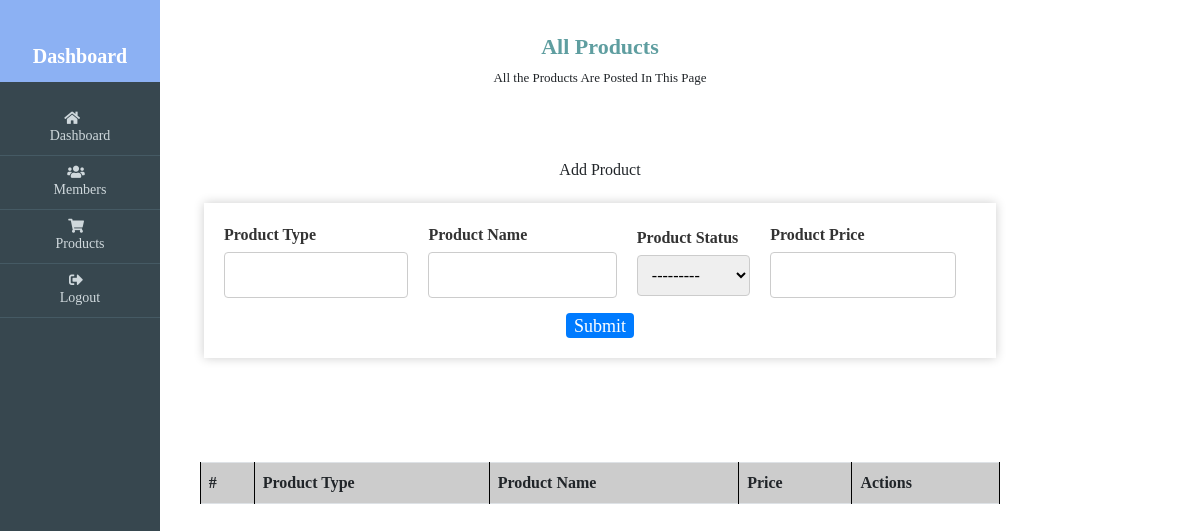
/products/, run on an earlier commit of the app's database.
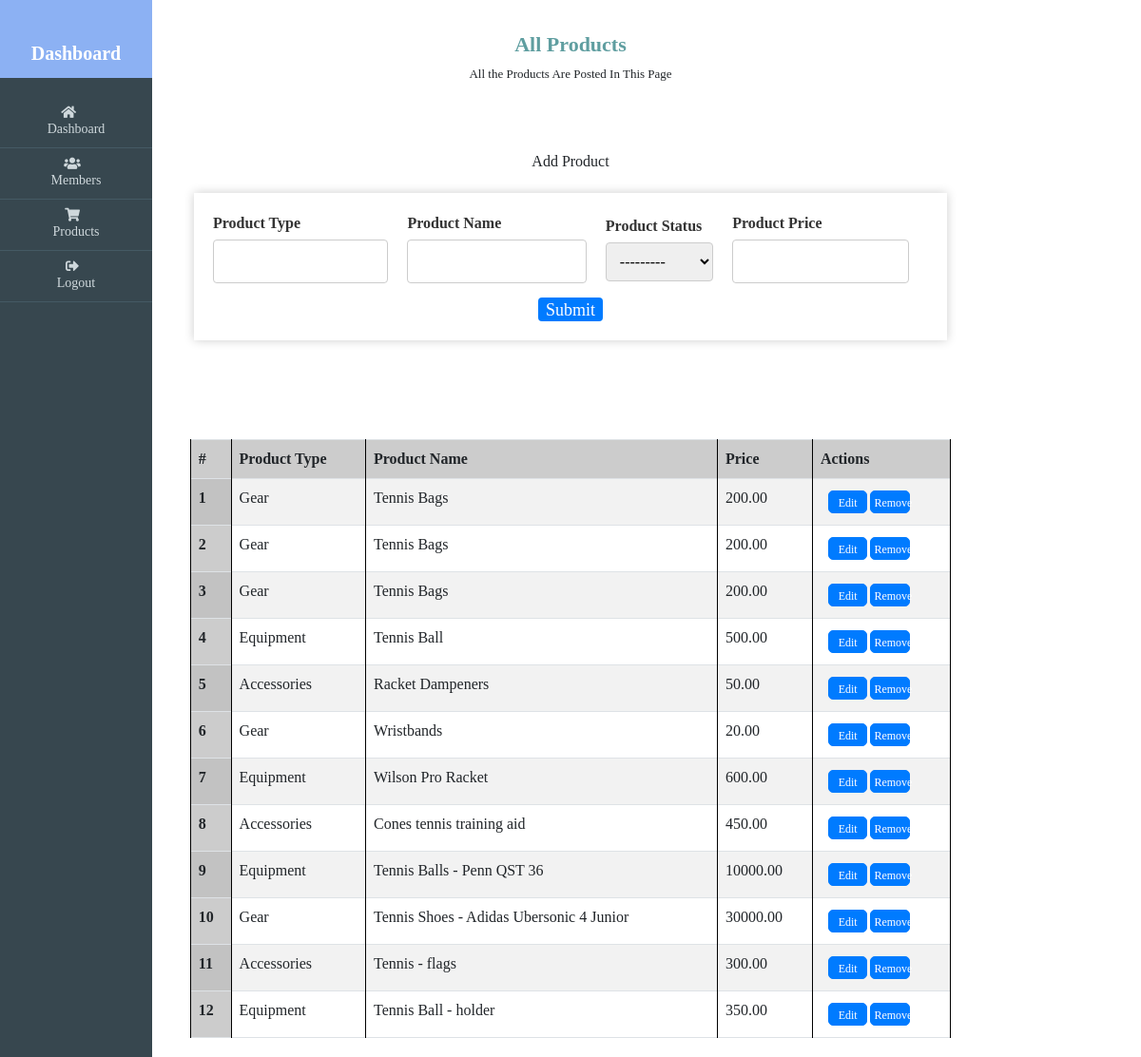
And on a later commit of the database.
### products/models.py (models this page shows)
class Product(models.Model):
    product_type = models.CharField(max_length = 100)
    product_name = models.CharField(max_length=100)
    product_status = models.CharField(max_length=10, choices = [("old","old"), ("new", "new")])
    product_price = models.DecimalField(max_digits=10, decimal_places= 2)

### products/views.py (the view)
# urls.py: path('', include("products.urls")),
def products(request):
    form = ProductForm()
    if request.method == 'POST':
        form = ProductForm(request.POST)
        if form.is_valid():
            form.save()
            return redirect('products:products')
    products = Product.objects.all()  # Define 'products' unconditionally
    return render(request, "products.html", {'products': products, 'form': form})

### products/forms.py
class ProductForm(forms.ModelForm):
    class Meta:
        model = Product
        fields = ['product_type', 'product_name', 'product_status', 'product_price']

### templates/products.html (shortened to what this page needs)
{% extends 'base.html' %}
{% load static %}
{% block stylings %}
    <link rel="stylesheet" href="{% static 'css/products.css' %}" />
    <link rel="stylesheet" href="{% static 'css/productcards.css' %}" />
    <link rel="stylesheet" href="{% static 'css/dashboard.css' %}" />
{% endblock %}
{% block content %}
  {% include 'default/sidebar.html' %}
  <h1 class="members_h1">All Products</h1>
  <p class="members_p">All the Products Are Posted In This Page</p>
    <h1 id="product_table_h1">Add Product</h1>
    <form id="products_form" method="post" action="{% url 'products:products' %}">
      <div class="imput_content">
        <div class="lable_div">
          <label for="{{ form.product_type.id_for_label }}">Product Type</label>
          {{ form.product_type }}
        </div>
        <div class="lable_div">
          <label for="{{ form.product_name.id_for_label }}">Product Name</label>
          {{ form.product_name }}
        </div>
        <div class="lable_div">
          <label for="{{ form.product_status.id_for_label }}">Product Status</label>
          {{ form.product_status }}
        </div>
        <div class="lable_div">
          <label for="{{ form.product_price.id_for_label }}">Product Price</label>
          {{ form.product_price }}
        </div>
      </div>
      <button type="submit">Submit</button>
  </form>
  <div class="products_table_container">
    <table id="product_table" class="table table-striped table-bordered">
      <thead>
      <tr>
          <th scope="col">#</th>
          <th scope="col">Product Type</th>
          <th scope="col">Product Name</th>
          <th scope="col">Price</th>
          <th scope="col">Actions</th>
      </tr>
      </thead>
      <tbody>
        {% for product in products %}
          <tr>
              <th scope="row">{{ forloop.counter }}</th>
              <td>{{ product.product_type }}</td>
              <td>{{ product.product_name }}</td>
              <td>{{ product.product_price }}</td>
              <td>
                <div class="btns_container">
                  <button id="actionEdit_btn" class="edit_button" >Edit</button>
                  <button class="actionRemove_btn" >Remove</button>
                </div>
              </td>
          </tr>
        {% endfor %}
      </tbody>
    </table>
  </div>
{% endblock %}

### templates/base.html (shortened to what this page needs)
<!DOCTYPE HTML>
<html lang="en" >
    <head>
        <link rel="stylesheet" href="https://cdnjs.cloudflare.com/ajax/libs/font-awesome/5.15.3/css/all.min.css">
        <link href="https://cdn.jsdelivr.net/npm/bootstrap@5.3.0/dist/css/bootstrap.min.css" rel="stylesheet">
        <link rel="stylesheet" href="https://cdn.datatables.net/1.13.6/css/jquery.dataTables.css">
    </head>
    <body id="body" >
        {% block stylings %}
        {% endblock %}
        {% block content %}
        {% endblock %}
    </body>
</html>

### templates/default/sidebar.html
{% load static %}
{% block content %}
  <div id="sidebar">
    <header>
      <a href="#">Dashboard</a>
    </header>
    <ul class="nav">
      <li >
        <a href="{% url 'dashboard:dashboard' %}">
          <i class="fas fa-home"></i> Dashboard</a>
      </li>
      <li>
        <a href="{% url 'members:members' %}">
          <i class="fas fa-users me-2"></i>  Members</a>
      </li>
      <li>
        <a href="{% url 'products:products' %}">
          <i class="fas fa-shopping-cart me-2"></i> Products</a>
      </li>
      <li>
        <a href="{% url 'loginpage:loginpage' %}">
          <i class="fas fa-sign-out-alt me-2"></i> Logout</a>
      </li>
    </ul>
  </div>
{%endblock%}

### static/css/products.css (style rules this page uses)
body { overflow-x: hidden; font-family: corisande; font-size: 16px; }
h1.members_h1 { font-size: 22px; color: cadetblue; font-weight: bold; text-align: center; font-family: corisande; padding-top: 34px; }
p.members_p { text-align: center; font-size: 13px; font-family: corisande; }
:root { --primary-color: #000; --secondary-color: #fff; --font-family: sans-serif; }
table { width: 100%; border-collapse: collapse; }
th, td { border: 1px solid var(--primary-color); padding: 10px; }
th { background-color: var(--secondary-color); }
input, select, button { width: 100%; padding: 10px; border: 1px solid var(--primary-color); }
form#products_form { width: 66%; margin: 0 auto; display: flex; flex-direction: column; justify-content: space-evenly; align-items: center; padding: 20px; box-shadow: 0 0 10px rgba(0, 0, 0, 0.2); margin-bottom: 7%; }
form#products_form label { font-weight: bold; margin-bottom: 5px; color: #333; }
.imput_content { width: 100%; display: flex; flex-direction: row; align-items: center; justify-content: space-around; }
.lable_div { margin-right: 20px; }
form#products_form input[type="text"], form#products_form input[type="number"], form#products_form select { width: 100%; padding: 10px; margin-bottom: 15px; border: 1px solid #ccc; border-radius: 4px; font-size: 16px; }
form#products_form button[type="submit"] { background-color: #007bff; color: white; padding: 0; border: none; border-radius: 4px; width: 9%; height: 25px; cursor: pointer; font-size: 18px; transition: background-color 0.3s; }
h1#product_table_h1 { text-align: center; font-size: 16px; margin-bottom: 24px; margin-top: 6%; }
.products_table_container { padding: 20px; }
#product_table { width: 69%; margin: auto; border-collapse: collapse; }
#product_table th, #product_table td { padding: 8px; text-align: left; }
#product_table th { background-color: #ccc; }
#product_table tbody tr:nth-child(even) { background-color: #eee; }
.btns_container { font-size: 0.75rem; padding: 0.25rem 0.5rem; }
button#actionEdit_btn,.actionRemove_btn { color: #fff; padding: 3px; cursor: pointer; border-radius: 5px; height: 24px; width: 37%; background-color: #007bff; border-color: #007bff; font-size: 12px; }

### static/css/dashboard.css (style rules this page uses)
body { overflow-x: hidden; font-family: corisande; font-size: 16px; }
#sidebar { z-index: 1000; position: fixed; left: 250px; width: 160px; height: 100%; margin-left: -250px; overflow-y: auto; background: #37474F; -webkit-transition: all 0.5s ease; -moz-transition: all 0.5s ease; -o-transition: all 0.5s ease; transition: all 0.5s ease; font-family: corisande; }
#sidebar header { background: hsl(218, 81%, 75%); font-size: 20px; line-height: 52px; text-align: center; padding-top: 30px; margin-bottom: 20px; }
#sidebar header a { color: #fff; display: block; text-decoration: none; font-family: corisande; font-weight: bold; }
#sidebar .nav { display: flex; flex-direction: column; }
#sidebar .nav a { background: none; border-bottom: 1px solid #455A64; color: #CFD8DC; font-size: 14px; padding: 9px 24px; display: flex; flex-direction: column; align-items: center; justify-content: space-between; text-decoration: none; }
#sidebar .nav a i { margin-right: 16px; }

What changed in the data, as far as the page shows it:
added Product: product_type "Gear", product_name "Tennis Bags", product_price "200.00"
added Product: product_type "Gear", product_name "Tennis Bags", product_price "200.00"
added Product: product_type "Gear", product_name "Tennis Bags", product_price "200.00"
added Product: product_type "Equipment", product_name "Tennis Ball", product_price "500.00"
added Product: product_type "Accessories", product_name "Racket Dampeners", product_price "50.00"
added Product: product_type "Gear", product_name "Wristbands", product_price "20.00"
added Product: product_type "Equipment", product_name "Wilson Pro Racket", product_price "600.00"
added Product: product_type "Accessories", product_name "Cones tennis training aid", product_price "450.00"
added Product: product_type "Equipment", product_name "Tennis Balls - Penn QST 36", product_price "10000.00"
added Product: product_type "Gear", product_name "Tennis Shoes - Adidas Ubersonic 4 Junior", product_price "30000.00"
added Product: product_type "Accessories", product_name "Tennis - flags", product_price "300.00"
added Product: product_type "Equipment", product_name "Tennis Ball - holder", product_price "350.00"
